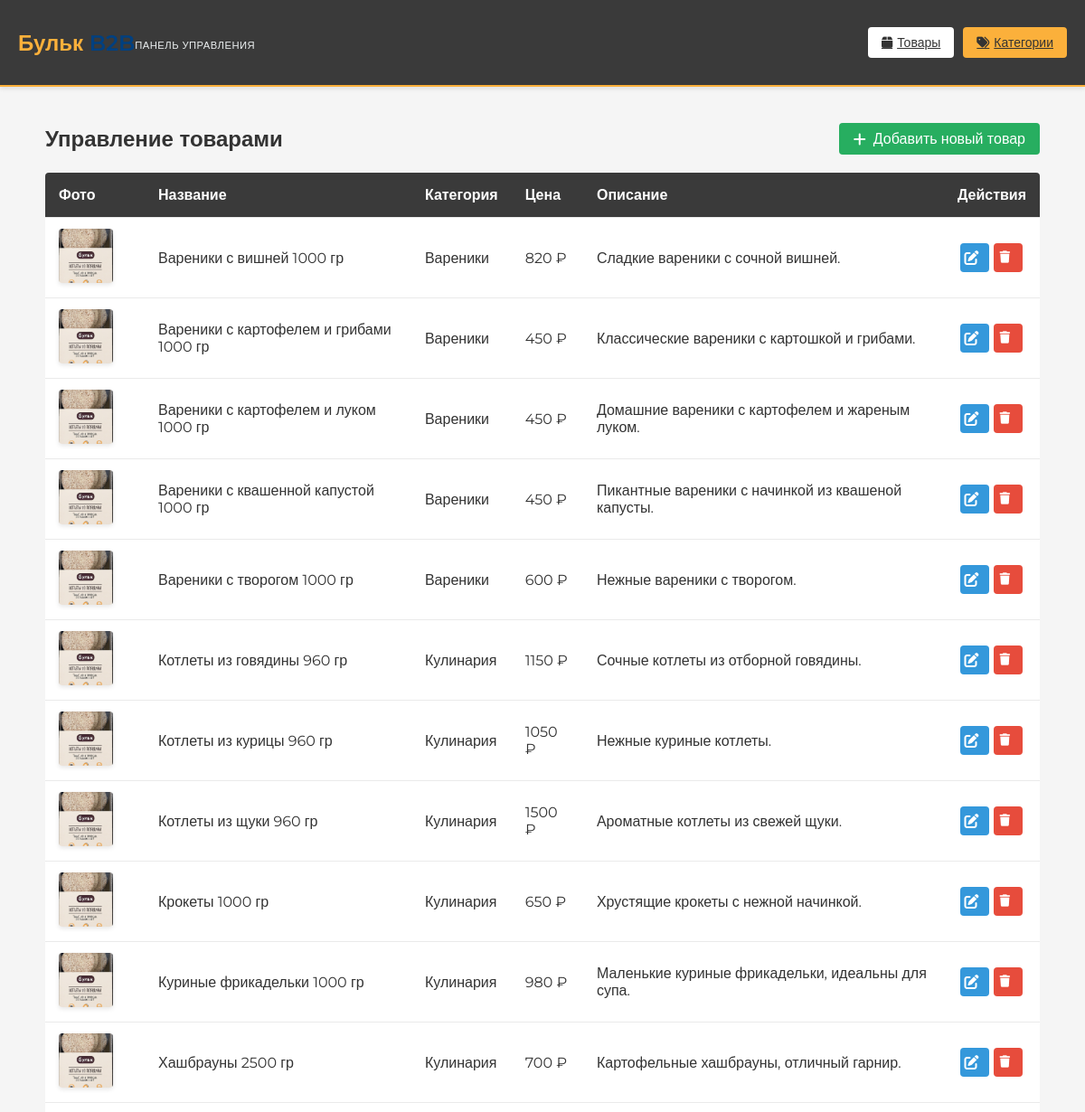
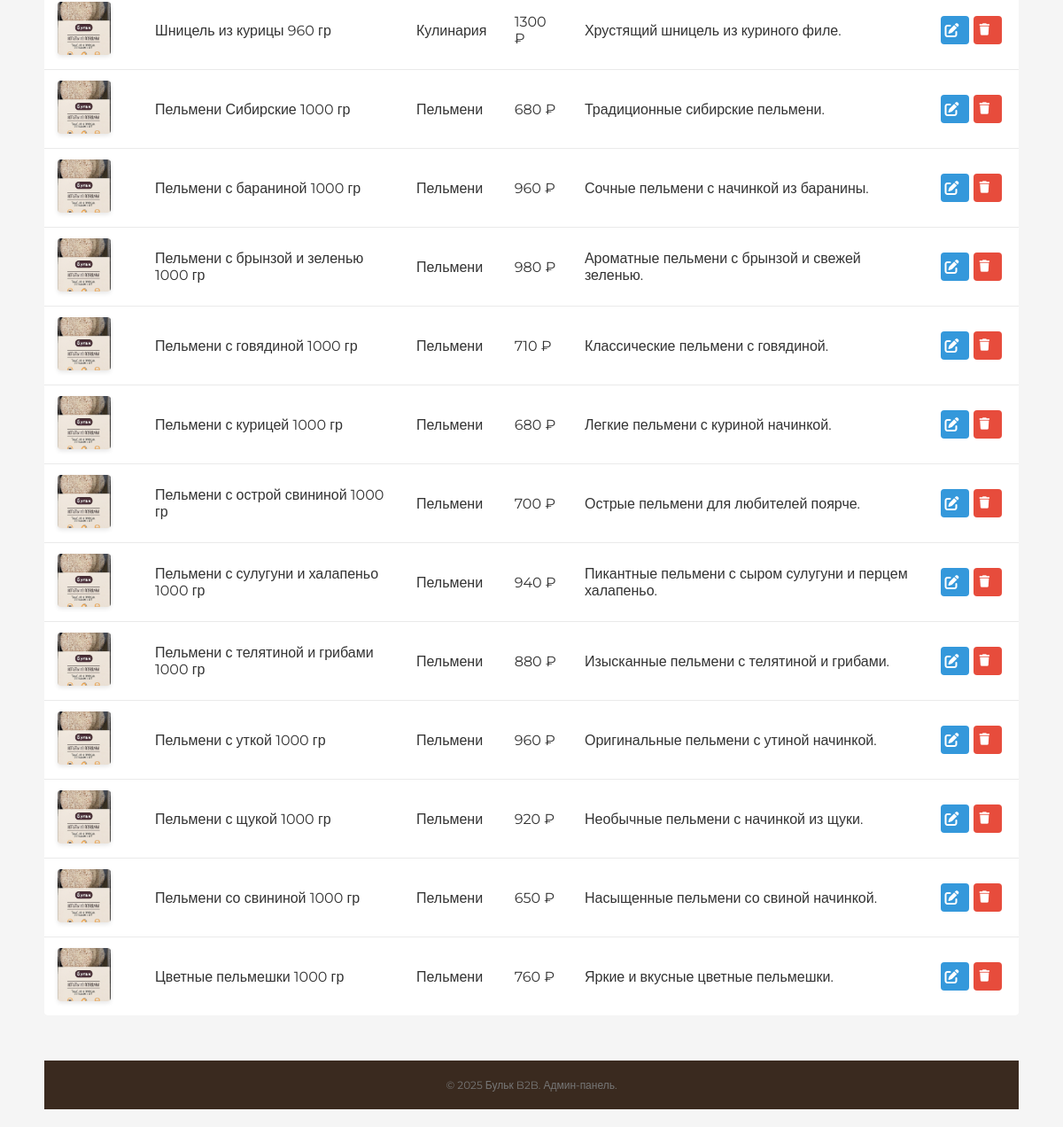
Page /admin/products/ (signed in) on the committed database (2 pictures, top to bottom).
### app.py (models this page shows, shortened)
class Product(db.Model):
    __tablename__ = 'products'
    id = db.Column(db.String(20), primary_key=True)
    name = db.Column(db.String(200), nullable=False)
    price = db.Column(db.Float, nullable=False)
    description = db.Column(db.Text, nullable=True)
    detailed_info = db.Column(db.Text, nullable=True)  # Подробная информация о товаре
    proteins = db.Column(db.Float, nullable=True)  # Белки (г)
    fats = db.Column(db.Float, nullable=True)  # Жиры (г)
    carbs = db.Column(db.Float, nullable=True)  # Углеводы (г)
    image_url = db.Column(db.String(200), nullable=True)
    category_id = db.Column(db.Integer, db.ForeignKey('category.id'), nullable=False)
    category = db.relationship('Category', backref=db.backref('products', lazy='dynamic', cascade="all, delete-orphan"))

class Category(db.Model):
    id = db.Column(db.Integer, primary_key=True) # Автоинкрементируемый ID
    name = db.Column(db.String(100), unique=True, nullable=False)
    image_url = db.Column(db.String(200), nullable=True) # Путь к изображению категории (относительно static/)
    def __repr__(self):
        return f'<Category {self.name}>'

### app.py (the view)
@app.route('/admin/')
@app.route('/admin/products/')
@admin_required # Защищаем этот маршрут
def admin_products_list():
    products = Product.query.join(Category).order_by(Category.name, Product.name).all()
    return render_template('admin_products_list.html', products=products)

### app.py (called while the page is built)
def admin_required(f):
    @wraps(f)
    def decorated_function(*args, **kwargs):
        if 'admin_logged_in' not in session:
            flash('Пожалуйста, войдите, чтобы получить доступ к этой странице.', 'warning')
            return redirect(url_for('admin_login', next=request.url))
        return f(*args, **kwargs)
    return decorated_function

@app.context_processor
def inject_now():
    return {'now': datetime.utcnow()}

@app.context_processor
def inject_cart_item_count():
    client_id = session.get('client_id')
    item_count = 0
    total_amount = 0
    if client_id:
        active_cart = Order.query.filter_by(client_id=client_id, status=CART_STATUS).first()
        if active_cart:
            item_count = sum(item.quantity for item in active_cart.items)
            total_amount = active_cart.total_amount
    else:
        session_cart = session.get('session_cart', {'items': [], 'total_amount': 0.0})
        item_count = sum(item['quantity'] for item in session_cart['items'])
        total_amount = session_cart['total_amount']
    return dict(cart_item_count=item_count, cart_total_amount=total_amount)

### templates/admin_products_list.html (shortened to what this page needs)
{% extends 'admin_base.html' %}
{% block admin_content %}
<div class="page-header">
    <h1 class="page-title">Управление товарами</h1>
    <div class="page-actions">
        <a href="{{ url_for('admin_add_product') }}" class="btn btn-primary"><i class="fas fa-plus"></i> Добавить новый товар</a>
    </div>
</div>
{% if products %}
<div class="table-container">
<table class="admin-table">
    <thead>
        <tr>
            <th>Фото</th>
            <th>Название</th>
            <th>Категория</th>
            <th>Цена</th>
            <th>Описание</th>
            <th>Действия</th>
        </tr>
    </thead>
    <tbody>
        {% for product in products %}
        <tr>
            <td class="product-image-cell">
                {% if product.image_url %}
                <img src="{{ url_for('static', filename=product.image_url) }}" alt="{{ product.name }}" class="product-thumbnail">
                {% else %}
                <div class="no-image"><i class="fas fa-image"></i></div>
                {% endif %}
            </td>
            <td>{{ product.name }}</td>
            <td>{{ product.category|string|replace('<Category ', '')|replace('>', '') }}</td>
            <td>{{ product.price|int }} ₽</td>
            <td>{{ product.description|truncate(50, True) }}</td>
            <td class="actions-cell">
                <div class="table-actions">
                    <a href="{{ url_for('admin_edit_product', product_id=product.id) }}" class="btn btn-sm btn-edit" title="Редактировать"><i class="fas fa-edit"></i></a>
                    <form method="POST" action="{{ url_for('admin_delete_product', product_id=product.id) }}" style="display:inline;" onsubmit="return confirm('Вы уверены, что хотите удалить этот товар?');">
                        <button type="submit" class="btn btn-sm btn-delete" title="Удалить"><i class="fas fa-trash"></i></button>
                    </form>
                </div>
            </td>
        </tr>
        {% endfor %}
    </tbody>
</table>
</div>
{% else %}
<p>В базе данных пока нет товаров. Вы можете <a href="#">добавить первый товар</a>.</p>
{% endif %}
{% endblock %}

### static/style.css (style rules this page uses)
body { margin: 0; font-family: 'Montserrat', sans-serif; background-color: #FFFFFF; color: #333333; display: flex; flex-direction: column; min-height: 100vh; }

### templates/admin_base.html (style rules this page uses)
body { margin: 0; padding: 0; font-family: 'Montserrat', sans-serif; background-color: #f5f5f5; }
.admin-table { width: 100%; margin: 20px 0 0 0; border-radius: 0; }

### templates/admin_products_list.html (style rules this page uses)
.page-header { display: flex; justify-content: space-between; align-items: center; margin-bottom: 20px; }
.page-title { font-size: 24px; font-weight: 600; color: #333; margin: 0; }
.page-actions { display: flex; gap: 10px; }
.btn { display: inline-flex; align-items: center; justify-content: center; padding: 8px 16px; border-radius: 4px; font-weight: 500; text-decoration: none; transition: all 0.3s; border: none; cursor: pointer; }
.btn i { margin-right: 8px; }
.btn-primary { background-color: #27ae60; color: white; }
.table-container { width: 100%; overflow-x: auto; background-color: white; padding: 0; margin: 0; }
.admin-table { width: 100%; border-collapse: collapse; border-spacing: 0; margin: 0; font-size: 1em; box-shadow: 0 1px 3px rgba(0,0,0,0.1); background-color: white; border-radius: 4px; overflow: hidden; }
.admin-table th, .admin-table td { padding: 12px 15px; text-align: left; border-bottom: 1px solid #eaeaea; white-space: normal; word-break: break-word; }
.admin-table th { background-color: #3a3a3a; color: #ffffff; font-weight: 600; text-transform: none; font-size: 1em; text-align: left; padding: 15px; white-space: nowrap; }
.admin-table tr:last-child td { border-bottom: none; }
.product-image-cell { width: 80px; text-align: center; padding: 8px; }
.product-thumbnail { width: 60px; height: 60px; object-fit: cover; border-radius: 4px; box-shadow: 0 2px 5px rgba(0,0,0,0.1); transition: transform 0.2s; }
.actions-cell { white-space: nowrap; text-align: center; }
.table-actions { display: flex; justify-content: center; gap: 5px; }
.btn-sm { width: 32px; height: 32px; padding: 0; border-radius: 4px; }
.btn-edit { background-color: #3498db; color: white; }
.btn-delete { background-color: #e74c3c; color: white; }

### rows in the picture
Product: image_url (placeholder picture), name "Вареники с вишней 1000 гр", category "Вареники", price "820", description "Сладкие вареники с сочной вишней."
Product: image_url (placeholder picture), name "Вареники с картофелем и грибами 1000 гр", category "Вареники", price "450", description "Классические вареники с картошкой и грибами."
Product: image_url (placeholder picture), name "Вареники с картофелем и луком 1000 гр", category "Вареники", price "450", description "Домашние вареники с картофелем и жареным луком."
Product: image_url (placeholder picture), name "Вареники с квашенной капустой 1000 гр", category "Вареники", price "450", description "Пикантные вареники с начинкой из квашеной капусты."
Product: image_url (placeholder picture), name "Вареники с творогом 1000 гр", category "Вареники", price "600", description "Нежные вареники с творогом."
Product: image_url (placeholder picture), name "Котлеты из говядины 960 гр", category "Кулинария", price "1150", description "Сочные котлеты из отборной говядины."
Product: image_url (placeholder picture), name "Котлеты из курицы 960 гр", category "Кулинария", price "1050", description "Нежные куриные котлеты."
Product: image_url (placeholder picture), name "Котлеты из щуки 960 гр", category "Кулинария", price "1500", description "Ароматные котлеты из свежей щуки."
Product: image_url (placeholder picture), name "Крокеты 1000 гр", category "Кулинария", price "650", description "Хрустящие крокеты с нежной начинкой."
Product: image_url (placeholder picture), name "Куриные фрикадельки 1000 гр", category "Кулинария", price "980", description "Маленькие куриные фрикадельки, идеальны для супа."
Product: image_url (placeholder picture), name "Хашбрауны 2500 гр", category "Кулинария", price "700", description "Картофельные хашбрауны, отличный гарнир."
Product: image_url (placeholder picture), name "Шницель из курицы 960 гр", category "Кулинария", price "1300", description "Хрустящий шницель из куриного филе."
Product: image_url (placeholder picture), name "Пельмени Сибирские 1000 гр", category "Пельмени", price "680", description "Традиционные сибирские пельмени."
Product: image_url (placeholder picture), name "Пельмени с бараниной 1000 гр", category "Пельмени", price "960", description "Сочные пельмени с начинкой из баранины."
Product: image_url (placeholder picture), name "Пельмени с брынзой и зеленью 1000 гр", category "Пельмени", price "980", description "Ароматные пельмени с брынзой и свежей зеленью."
Product: image_url (placeholder picture), name "Пельмени с говядиной 1000 гр", category "Пельмени", price "710", description "Классические пельмени с говядиной."
Product: image_url (placeholder picture), name "Пельмени с курицей 1000 гр", category "Пельмени", price "680", description "Легкие пельмени с куриной начинкой."
Product: image_url (placeholder picture), name "Пельмени с острой свининой 1000 гр", category "Пельмени", price "700", description "Острые пельмени для любителей поярче."
Product: image_url (placeholder picture), name "Пельмени с сулугуни и халапеньо 1000 гр", category "Пельмени", price "940", description "Пикантные пельмени с сыром сулугуни и перцем халапеньо."
Product: image_url (placeholder picture), name "Пельмени с телятиной и грибами 1000 гр", category "Пельмени", price "880", description "Изысканные пельмени с телятиной и грибами."
Product: image_url (placeholder picture), name "Пельмени с уткой 1000 гр", category "Пельмени", price "960", description "Оригинальные пельмени с утиной начинкой."
Product: image_url (placeholder picture), name "Пельмени с щукой 1000 гр", category "Пельмени", price "920", description "Необычные пельмени с начинкой из щуки."
Product: image_url (placeholder picture), name "Пельмени со свининой 1000 гр", category "Пельмени", price "650", description "Насыщенные пельмени со свиной начинкой."
Product: image_url (placeholder picture), name "Цветные пельмешки 1000 гр", category "Пельмени", price "760", description "Яркие и вкусные цветные пельмешки."
